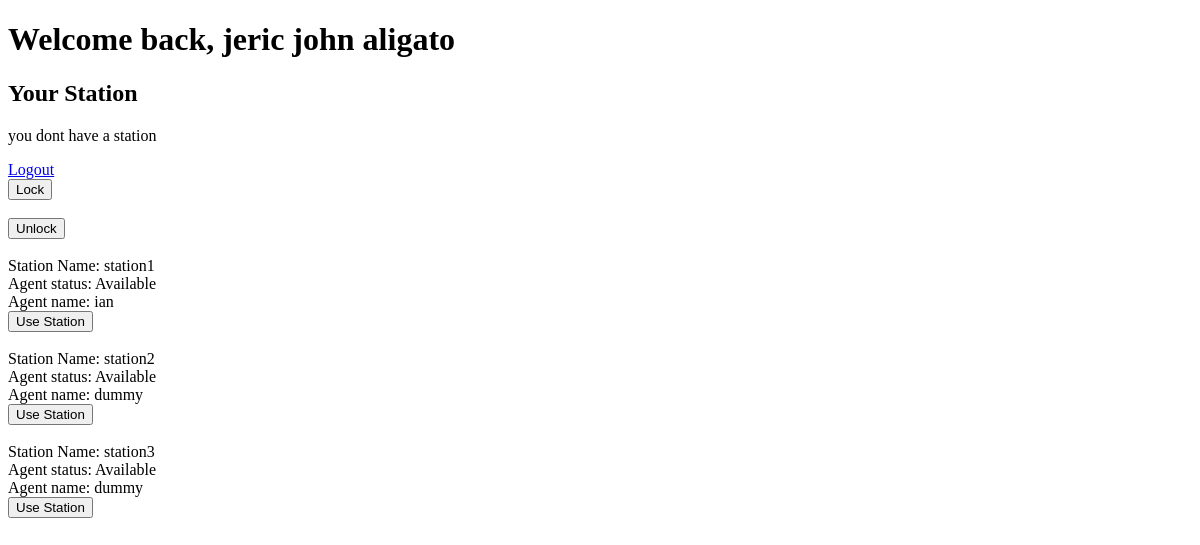
The app's page /ITPROFEL_OLDERVERSION/accountpage.php (signed in), older data.
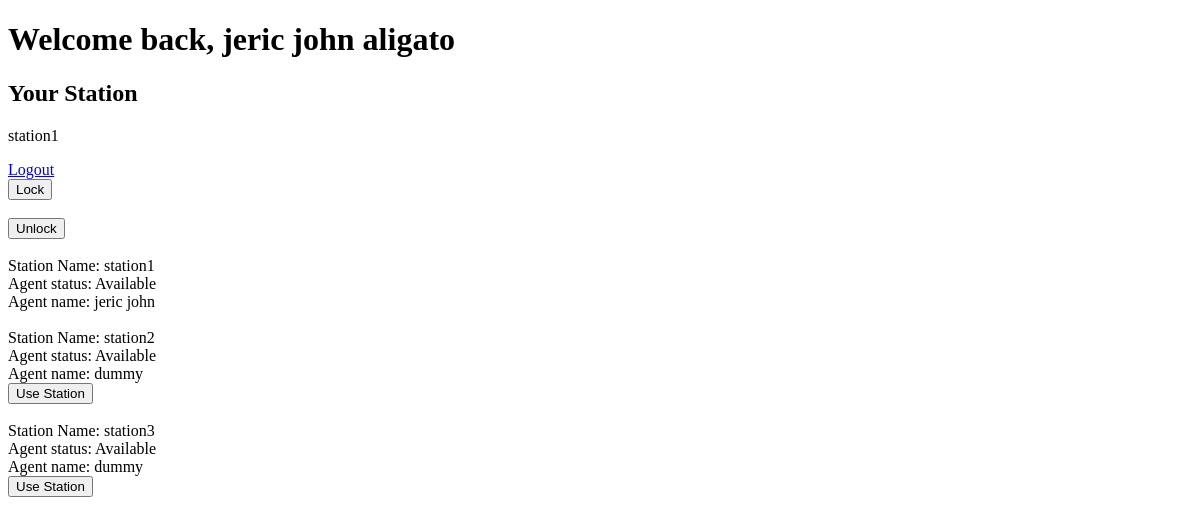
The same page, newer data.
### tables this page shows
CREATE TABLE `stations` (
  `sid` int(11) NOT NULL,
  `name` varchar(244) NOT NULL,
  `status` enum('Available','Unavailable') NOT NULL,
  `aid` int(11) NOT NULL
);

CREATE TABLE `agents` (
  `aid` int(11) NOT NULL,
  `firstname` varchar(244) NOT NULL,
  `lastname` varchar(244) NOT NULL,
  `cid` varchar(244) NOT NULL,
  `uid` int(11) NOT NULL
);

### ITPROFEL_OLDERVERSION/accountpage.php (the view, shortened to what this page needs)
<!DOCTYPE html>
<html lang="en">
<head>
</head>
<body>
    <?php
    include 'dbconnect.php';
    $uid = $_SESSION['user_id'];
    $get_agent = "SELECT * FROM agents WHERE uid=$uid";
    $result = mysqli_query($conn, $get_agent);
    $agent = mysqli_fetch_assoc($result);
    $get_station = "SELECT * FROM stations WHERE aid=" . $agent['aid'];
    $result = mysqli_query($conn, $get_station);
    $station = mysqli_fetch_assoc($result);
    $hasStation = mysqli_query($conn, $get_station);
    ?>
    <h1>Welcome back,
        <?php echo $agent['firstname'] . " " . $agent['lastname']; ?>
    </h1>
    <div class="account-info">
        <h2>Your Station</h2>
        <p>
            <?php
            if (mysqli_num_rows($hasStation) === 0) {
                $stationname = "you dont have a station";
                echo $stationname;
            } else {
                echo $station['name'];
            }
            ?>
        </p>
    </div>
    <a href="logout.php">Logout</a>
    <br>
    <form method="post" action="lock.php">
        <input type="hidden" name="aid" value="<?php echo $agent['aid']; ?>"> <button type="submit">Lock</button>
    </form>
    <br>
    <form method="post" action="unlock.php">
        <input type="hidden" name="aid" value="<?php echo $agent['aid']; ?>"> <button type="submit">Unlock</button>
    </form>
    <div class="stations">
        <?php
        $get_stationinfo = "SELECT * FROM stations JOIN agents ON stations.aid = agents.aid";
        $result = mysqli_query($conn, $get_stationinfo);
        while ($row = mysqli_fetch_assoc($result)) {
            echo "<br>";
            $station_name = $row["name"];
            $stationaid = $row['aid'];
            echo "Station Name: " . $row['name'] . "<br>";
            echo "Agent status: " . $row['status'] . "<br>";
            echo "Agent name: " . $row['firstname'] . "<br>";
            if ($row['status'] == "Available") {
                if ($agent["aid"] == $stationaid && $station['name'] == $station_name) {
                    echo "";
                } else {
                    echo '<form method="post" action="usestation.php">';
                    echo '<button type="submit">Use Station</button>';
                    echo '</form>';
                }
            } else {
                echo "";
            }
        }
        ?>
    </div>
</body>
</html>

Row changes from the older to the newer data that the page shows:
changed stations "station1": name (not shown) → "station1"; aid.firstname "ian" → "jeric john"; no longer shows "Use Station"
Text that changed along with them:
$stationname: "you dont have a station" → (not shown)
